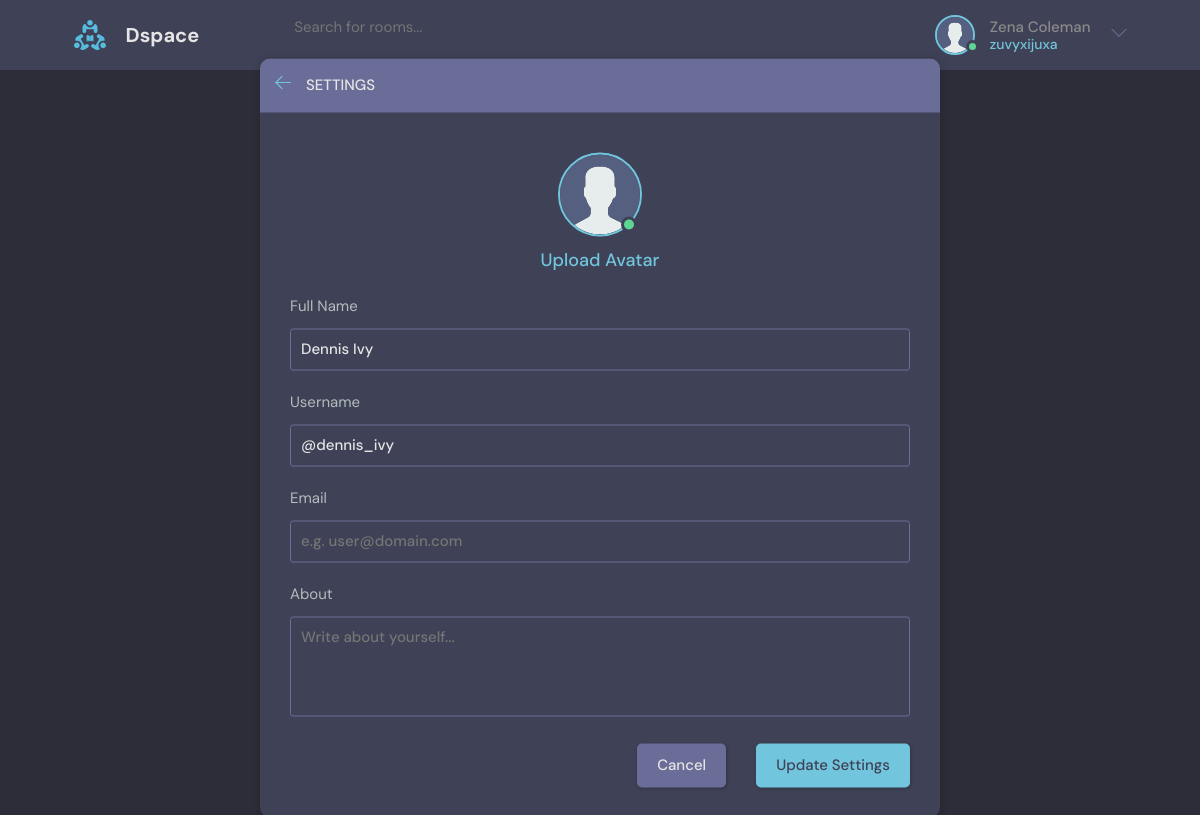
The page /settings/ (signed in) on the database its author committed.
### base/models.py (models this page shows)
class User(AbstractUser):
    name  = models.CharField(max_length=100)
    email = models.EmailField(unique=True)
    bio = models.TextField(null=True)
    avatar = models.ImageField(null=True, default="avatar.svg")
    USERNAME_FIELD = 'email'
    REQUIRED_FIELDS = ['username']

### base/views.py (the view)
# urls.py: path('settings/',views.settings, name='settings'),
def settings(request):
    user = request.user
    form = UserForm(instance=user)
    if request.method == 'POST':
        form = UserForm(request.POST, request.FILES, instance=user)
        if form.is_valid():
            form.save()
            return redirect('user-profile', pk = user.id)
    context = {'form':form}
    return render(request, 'base/settings.html', context)

### base/forms.py
class UserForm(ModelForm):
    class Meta:
        model = User
        fields = ['avatar', 'name', 'username', 'email', 'bio']

### base/templates/base/settings.html (shortened to what this page needs)
{% extends 'main.html' %}
{% block content %}
    <main class="create-room layout">
      <div class="container">
        <div class="layout__box">
          <div class="layout__boxHeader">
            <div class="layout__boxTitle">
              <a href="index.html">
                <svg
                  version="1.1"
                  xmlns="http://www.w3.org/2000/svg"
                  width="32"
                  height="32"
                  viewBox="0 0 32 32"
                >
                  <title>arrow-left</title>
                  <path
                    d="M13.723 2.286l-13.723 13.714 13.719 13.714 1.616-1.611-10.96-10.96h27.625v-2.286h-27.625l10.965-10.965-1.616-1.607z"
                  ></path>
                </svg>
              </a>
              <h3>Settings</h3>
            </div>
          </div>
          <div class="settings layout__body">
            <div class="settings__avatar">
              <div class="avatar avatar--large active">
                <img src="assets/avatar.svg" id="preview-avatar" />
              </div>
            </div>
            <form class="form" action="#">
              <div class="form__group form__avatar">
                <label for="avatar">Upload Avatar</label>
              </div>
              <div class="form__group">
                <label for="name">Full Name</label>
                <input
                  id="fullname"
                  name="fullname"
                  type="text"
                  placeholder="e.g. Full Name"
                  value="Dennis Ivy"
                />
              </div>
              <div class="form__group">
                <label for="username">Username</label>
                <input
                  id="username"
                  name="username"
                  type="text"
                  placeholder="e.g. @username"
                  value="@dennis_ivy"
                />
              </div>
              <div class="form__group">
                <label for="email">Email</label>
                <input id="email" name="email" type="email" placeholder="e.g. user@domain.com" />
              </div>
              <div class="form__group">
                <label for="about">About</label>
                <textarea name="about" id="about" placeholder="Write about yourself..."></textarea>
              </div>
              <div class="form__action">
                <a class="btn btn--dark" href="javascript:window.history.back()">Cancel</a>
                <button class="btn btn--main" type="submit">Update Settings</button>
              </div>
            </form>
          </div>
        </div>
      </div>
    </main>
{% endblock %}

### templates/navbar.html (shortened to what this page needs)
{% load static %}
<header class="header header--loggedIn">
    <div class="container">
      <a href="{% url 'home' %}" class="header__logo">
        <img src="{% static 'images/logo.svg' %}" />
        <h1>Dspace</h1>
      </a>
      <form class="header__search" method="GET" action="{% url 'home' %}>
        <label>
          <svg version="1.1" xmlns="http://www.w3.org/2000/svg" width="32" height="32" viewBox="0 0 32 32">
          <input name="q" placeholder="Search for rooms..." />
      </form>
      <nav class="header__menu">
        {% if request.user.is_authenticated %}
        <div class="header__user">
          <a href="{% url 'update-user' %}">
            <div class="avatar avatar--medium active">
              <img src="{{request.user.avatar.url}}" />
            </div>
            <p>{{ request.user.name }}<span>{{ request.user.username }}</span></p>
          </a>
          <button class="dropdown-button">
            <svg version="1.1" xmlns="http://www.w3.org/2000/svg" width="32" height="32" viewBox="0 0 32 32">
              <title>chevron-down</title>
              <path d="M16 21l-13-13h-3l16 16 16-16h-3l-13 13z"></path>
            </svg>
          </button>
        </div>
        {% else %}
        <a href="{% url 'login' %}">
          <img src="{% static 'images/avatar.svg' %}" />
          <p>Login</p>
        </a>
        {% endif %}
      </nav>
    </div>
  </header>

### rows shown on the page
User: user.avatar (placeholder picture), user.name "Zena Coleman", user.username "zuvyxijuxa"
